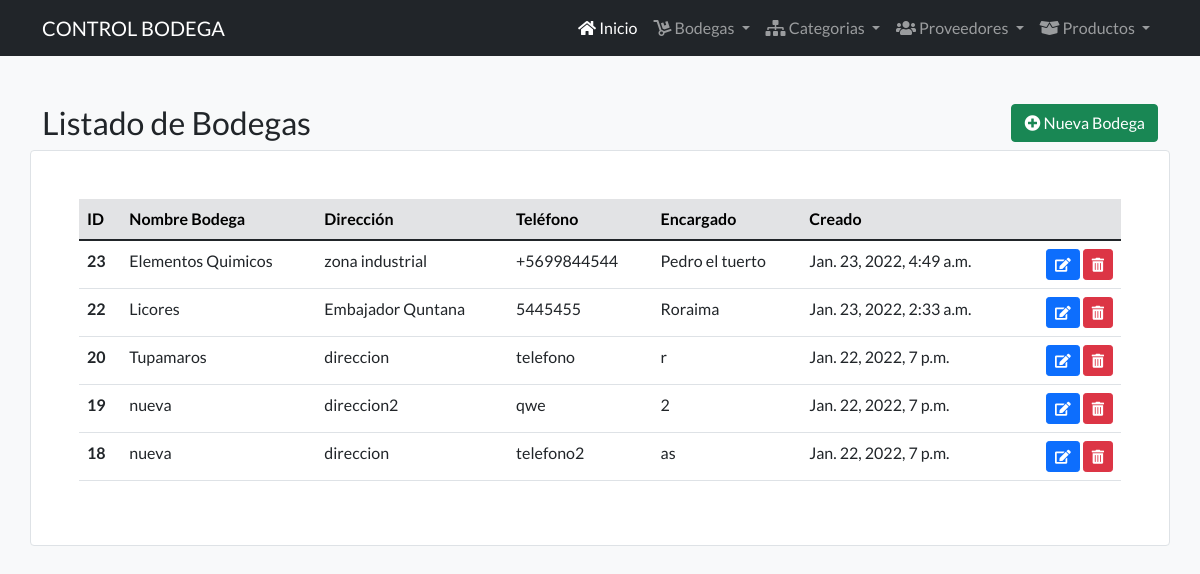
The app's page /listadobodegas/ with its own data.
### controlBodega/models.py (models this page shows, shortened)
class Bodega(models.Model): #Datos de las bodegas
    nombreBodega = models.CharField(max_length=100)
    direccionBodega = models.CharField(max_length=200)
    telefonoBodega = models.CharField(max_length=200)
    encargadoBodega = models.CharField(max_length=50)
    creadoBodega = models.DateTimeField(auto_now_add=True)

### controlBodega/views.py (the view)
# urls.py: path('listadobodegas/',controlBodega_views.listadoBodegas, name = "listadobodegas"),
def listadoBodegas(request):
    bodega = Bodega.objects.order_by('-id')
    return render(request, 'core/listadoBodega.html/', {'bodegas': bodega})

### controlBodega/templates/core/listadoBodega.html (shortened to what this page needs)
{% extends 'core/base.html' %}
{% block content %}
  <section class="py-5">
    <div class="container">
      <div class="row">
        <div class="col-9">
          <h2>Listado de Bodegas</h2>
        </div>
        <div class="col-3 text-end">
          <a href="{%url 'registrobodega'%}" class="btn btn-success"><i class="fas fa-plus-circle"></i> Nueva Bodega</a>
        </div>
        <div class="bg-white border rounded p-5 table-responsive">
          <table class="table">
            <thead class="table-secondary">
              <tr>
                <th scope="col">ID</th>
                <th scope="col">Nombre Bodega</th>
                <th scope="col">Dirección</th>
                <th scope="col">Teléfono</th>
                <th scope="col">Encargado</th>
                <th scope="col">Creado</th>
                <th scope="col"></th>
              </tr>
            </thead>
            <tbody>
            {% for bodega in bodegas %}
              <tr>
                <th scope="row">{{ bodega.id}}</th>
                <td>{{ bodega.nombreBodega}}</td>
                <td>{{ bodega.direccionBodega}}</td>
                <td>{{ bodega.telefonoBodega}}</td>
                <td>{{ bodega.encargadoBodega}}</td>
                <td>{{ bodega.creadoBodega}}</td>
                <td class="text-end">
                  <a class="btn btn-primary btn-sm"  href="../editarbodegas/{{bodega.id}}" title="Editar"><i class="fas fa-edit"></i></a>
                  <a class="btn btn-danger btn-sm" data-bs-toggle="tooltip" data-bs-placement="top" href="../eliminarbodega/{{bodega.id}}" title="Eliminar"><i class="fas fa-trash-alt"></i></a>
                </td>
              </tr>
            {% endfor %}
            </tbody>
          </table>
        </div>
      </div>
    </div>
  </section>
 {% endblock %}

### controlBodega/static/core/css/estilos.css (style rules this page uses)
* { margin: 0px; padding: 0px; box-sizing: border-box; }
body { font-family: 'Lato', sans-serif; }

### records on screen
Bodega: id "23", nombreBodega "Elementos Quimicos", direccionBodega "zona industrial", telefonoBodega "+5699844544", encargadoBodega "Pedro el tuerto", creadoBodega "Jan. 23, 2022, 4:49 a.m."
Bodega: id "22", nombreBodega "Licores", direccionBodega "Embajador Quntana", telefonoBodega "5445455", encargadoBodega "Roraima", creadoBodega "Jan. 23, 2022, 2:33 a.m."
Bodega: id "20", nombreBodega "Tupamaros", direccionBodega "direccion", telefonoBodega "telefono", encargadoBodega "r", creadoBodega "Jan. 22, 2022, 7 p.m."
Bodega: id "19", nombreBodega "nueva", direccionBodega "direccion2", telefonoBodega "qwe", encargadoBodega "2", creadoBodega "Jan. 22, 2022, 7 p.m."
Bodega: id "18", nombreBodega "nueva", direccionBodega "direccion", telefonoBodega "telefono2", encargadoBodega "as", creadoBodega "Jan. 22, 2022, 7 p.m."
